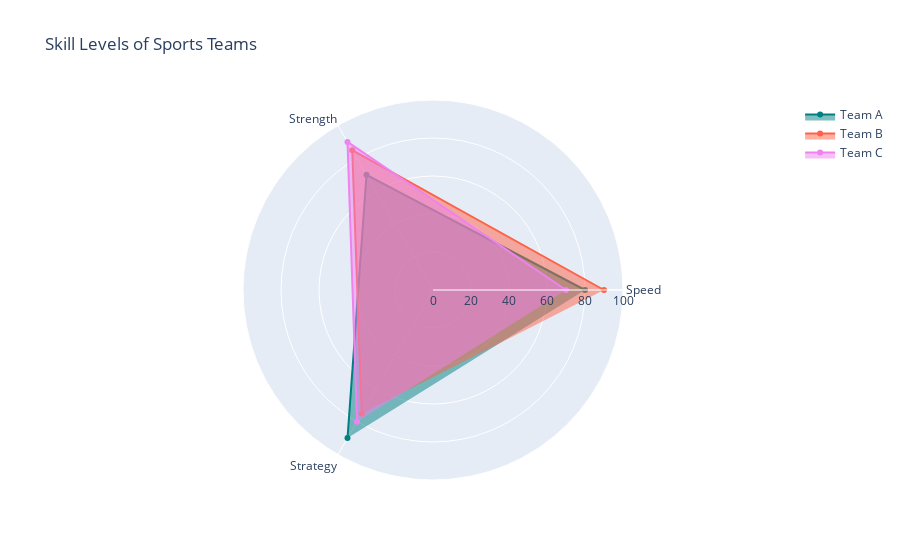

The cell this chart's notebook holds for it:
### Markdown cell above
## **Solution:**

### Code cell
import plotly.graph_objects as go

fig = go.Figure()

fig.add_trace(go.Scatterpolar(
    r=df['team_a'],
    theta=df['attribute'],
    fill='toself',
    name='Team A',
    marker_color='teal'
))

fig.add_trace(go.Scatterpolar(
    r=df['team_b'],
    theta=df['attribute'],
    fill='toself',
    name='Team B',
    marker_color='tomato'
))

fig.add_trace(go.Scatterpolar(
    r=df['team_c'],
    theta=df['attribute'],
    fill='toself',
    name='Team C',
    marker_color='violet'
))

fig.update_layout(
    polar=dict(
        radialaxis=dict(
            visible=True,
            range=[0, 100]
        )
    ),
    title="Skill Levels of Sports Teams",
    showlegend=True
)

fig.show()

### Figure 1 — Plotly figure (JSON) as saved in the notebook; plotly's stock layout.template omitted (floating-point values rounded to 4 significant figures)
{"data": [{"fill": "toself", "marker": {"color": "teal"}, "name": "Team A", "r": [80, 70, 90], "theta": ["Speed", "Strength", "Strategy"], "type": "scatterpolar"}, {"fill": "toself", "marker": {"color": "tomato"}, "name": "Team B", "r": [90, 85, 75], "theta": ["Speed", "Strength", "Strategy"], "type": "scatterpolar"}, {"fill": "toself", "marker": {"color": "violet"}, "name": "Team C", "r": [70, 90, 80], "theta": ["Speed", "Strength", "Strategy"], "type": "scatterpolar"}], "layout": {"polar": {"radialaxis": {"range": [0, 100], "visible": true}}, "showlegend": true, "title": {"text": "Skill Levels of Sports Teams"}}}
